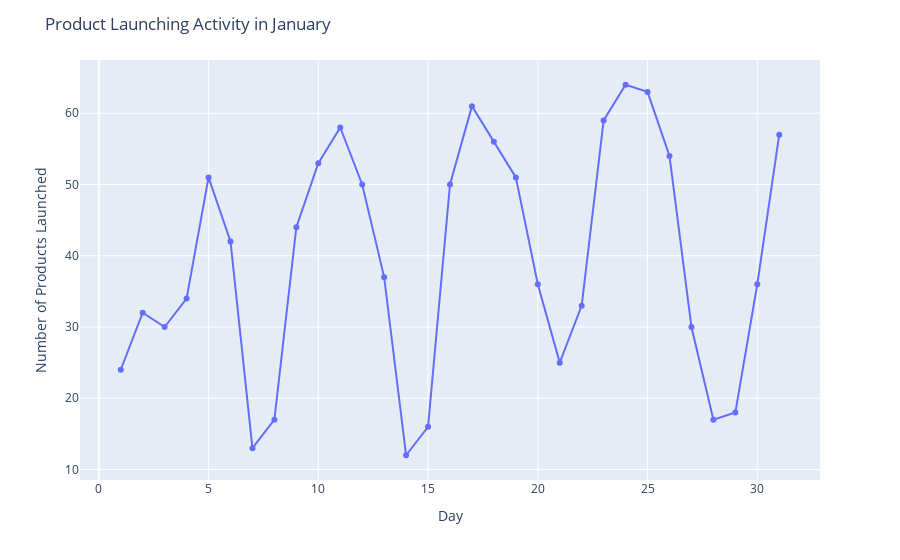

Notebook source saved alongside this figure:
### Code cell
df['createdAt'] = pd.to_datetime(df['createdAt'])
january_df = df[df['Month'] == 'January']
january_df.head()

january_daily_counts = january_df['createdAt'].dt.day.value_counts().sort_index()

most_popular_day = january_daily_counts.idxmax()
num_products_launched = january_daily_counts.max()

print(f"The most popular day of January is Day {most_popular_day} with {num_products_launched} products launched.")

fig = px.line(x=january_daily_counts.index, y=january_daily_counts.values, markers=True)
fig.update_layout(title="Product Launching Activity in January", xaxis_title="Day", yaxis_title="Number of Products Launched")
fig.show()

### Figure 1 — Plotly figure (JSON) as saved in the notebook; plotly's stock layout.template omitted (floating-point values rounded to 4 significant figures)
{"data": [{"hovertemplate": "x=%{x}<br>y=%{y}<extra></extra>", "legendgroup": "", "line": {"color": "#636efa", "dash": "solid"}, "marker": {"symbol": "circle"}, "mode": "lines+markers", "name": "", "orientation": "v", "showlegend": false, "type": "scatter", "x": [1, 2, 3, 4, 5, 6, 7, 8, 9, 10, 11, 12, 13, 14, 15, 16, 17, 18, 19, 20, 21, 22, 23, 24, 25, 26, 27, 28, 29, 30, 31], "xaxis": "x", "y": [24, 32, 30, 34, 51, 42, 13, 17, 44, 53, 58, 50, 37, 12, 16, 50, 61, 56, 51, 36, 25, 33, 59, 64, 63, 54, 30, 17, 18, 36, 57], "yaxis": "y"}], "layout": {"legend": {"tracegroupgap": 0}, "margin": {"t": 60}, "title": {"text": "Product Launching Activity in January"}, "xaxis": {"anchor": "y", "domain": [0, 1], "title": {"text": "Day"}}, "yaxis": {"anchor": "x", "domain": [0, 1], "title": {"text": "Number of Products Launched"}}}}
